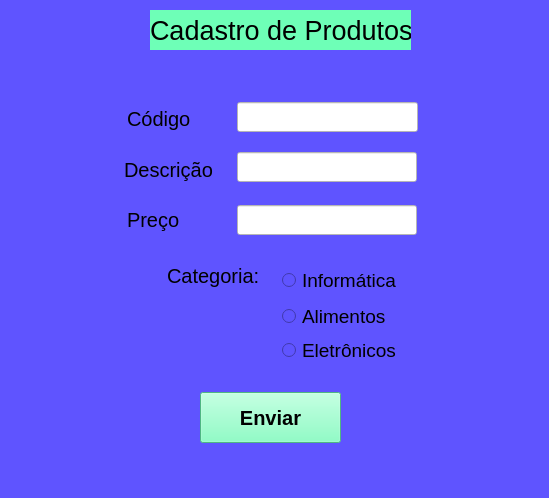
<?xml version="1.0" encoding="UTF-8"?>
<ui version="4.0">
 <class>MainWindow</class>
 <widget class="QMainWindow" name="MainWindow">
  <property name="geometry">
   <rect>
    <x>0</x>
    <y>0</y>
    <width>549</width>
    <height>498</height>
   </rect>
  </property>
  <property name="windowTitle">
   <string>MainWindow</string>
  </property>
  <property name="styleSheet">
   <string notr="true">background-color: rgb(95, 84, 255);</string>
  </property>
  <widget class="QWidget" name="centralwidget">
   <widget class="QLabel" name="label">
    <property name="geometry">
     <rect>
      <x>150</x>
      <y>10</y>
      <width>261</width>
      <height>40</height>
     </rect>
    </property>
    <property name="font">
     <font>
      <pointsize>20</pointsize>
     </font>
    </property>
    <property name="styleSheet">
     <string notr="true">background-color: rgb(110, 255, 183);</string>
    </property>
    <property name="text">
     <string>Cadastro de Produtos</string>
    </property>
   </widget>
   <widget class="QLabel" name="label_2">
    <property name="geometry">
     <rect>
      <x>127</x>
      <y>103</y>
      <width>111</width>
      <height>31</height>
     </rect>
    </property>
    <property name="font">
     <font>
      <pointsize>15</pointsize>
     </font>
    </property>
    <property name="text">
     <string>Código</string>
    </property>
   </widget>
   <widget class="QLabel" name="label_3">
    <property name="geometry">
     <rect>
      <x>124</x>
      <y>154</y>
      <width>111</width>
      <height>31</height>
     </rect>
    </property>
    <property name="font">
     <font>
      <pointsize>15</pointsize>
     </font>
    </property>
    <property name="text">
     <string>Descrição</string>
    </property>
   </widget>
   <widget class="QLabel" name="label_4">
    <property name="geometry">
     <rect>
      <x>127</x>
      <y>204</y>
      <width>71</width>
      <height>31</height>
     </rect>
    </property>
    <property name="font">
     <font>
      <pointsize>15</pointsize>
     </font>
    </property>
    <property name="text">
     <string>Preço</string>
    </property>
   </widget>
   <widget class="QLineEdit" name="lineEdit">
    <property name="geometry">
     <rect>
      <x>237</x>
      <y>102</y>
      <width>181</width>
      <height>30</height>
     </rect>
    </property>
    <property name="styleSheet">
     <string notr="true">background-color: rgb(255, 255, 255);</string>
    </property>
   </widget>
   <widget class="QLineEdit" name="lineEdit_2">
    <property name="geometry">
     <rect>
      <x>237</x>
      <y>152</y>
      <width>180</width>
      <height>30</height>
     </rect>
    </property>
    <property name="styleSheet">
     <string notr="true">background-color: rgb(255, 255, 255);</string>
    </property>
   </widget>
   <widget class="QLineEdit" name="lineEdit_3">
    <property name="geometry">
     <rect>
      <x>237</x>
      <y>205</y>
      <width>180</width>
      <height>30</height>
     </rect>
    </property>
    <property name="styleSheet">
     <string notr="true">background-color: rgb(255, 255, 255);</string>
    </property>
   </widget>
   <widget class="QRadioButton" name="radioButton">
    <property name="geometry">
     <rect>
      <x>282</x>
      <y>270</y>
      <width>121</width>
      <height>21</height>
     </rect>
    </property>
    <property name="font">
     <font>
      <pointsize>14</pointsize>
     </font>
    </property>
    <property name="text">
     <string>Informática</string>
    </property>
   </widget>
   <widget class="QRadioButton" name="radioButton_2">
    <property name="geometry">
     <rect>
      <x>282</x>
      <y>306</y>
      <width>110</width>
      <height>20</height>
     </rect>
    </property>
    <property name="font">
     <font>
      <pointsize>14</pointsize>
     </font>
    </property>
    <property name="text">
     <string>Alimentos</string>
    </property>
   </widget>
   <widget class="QRadioButton" name="radioButton_3">
    <property name="geometry">
     <rect>
      <x>282</x>
      <y>340</y>
      <width>120</width>
      <height>20</height>
     </rect>
    </property>
    <property name="font">
     <font>
      <pointsize>14</pointsize>
     </font>
    </property>
    <property name="text">
     <string>Eletrônicos</string>
    </property>
   </widget>
   <widget class="QLabel" name="label_5">
    <property name="geometry">
     <rect>
      <x>167</x>
      <y>260</y>
      <width>101</width>
      <height>31</height>
     </rect>
    </property>
    <property name="font">
     <font>
      <pointsize>15</pointsize>
     </font>
    </property>
    <property name="text">
     <string>Categoria:</string>
    </property>
   </widget>
   <widget class="QPushButton" name="pushButton">
    <property name="geometry">
     <rect>
      <x>200</x>
      <y>392</y>
      <width>141</width>
      <height>51</height>
     </rect>
    </property>
    <property name="font">
     <font>
      <pointsize>15</pointsize>
      <weight>75</weight>
      <bold>true</bold>
     </font>
    </property>
    <property name="styleSheet">
     <string notr="true">background-color: rgb(110, 255, 183);</string>
    </property>
    <property name="text">
     <string>Enviar</string>
    </property>
   </widget>
  </widget>
  <widget class="QMenuBar" name="menubar">
   <property name="geometry">
    <rect>
     <x>0</x>
     <y>0</y>
     <width>549</width>
     <height>21</height>
    </rect>
   </property>
  </widget>
  <widget class="QStatusBar" name="statusbar"/>
 </widget>
 <resources/>
 <connections/>
</ui>
